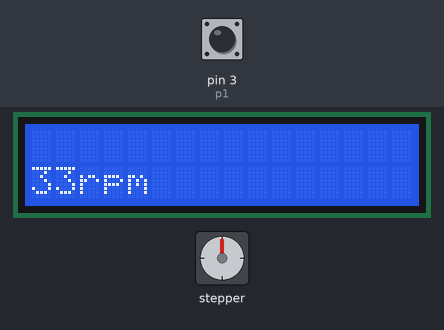
Recording of a sketch running on a simulated Arduino Uno, built with avr-gcc and run on an emulated ATmega328P. Parts: stepper motor, 16×2 character LCD. Wiring (inferred from the names in the program): stepper motor (2048 steps per turn assumed): coils pin 8, pin 9, pin 10, pin 11. The test bench sets the inputs (shaded band); at power-on: pin 3 (p1) LOW.

Above: at 1.2 s.
1.3 s: pin 3 (p1) driven HIGH
At 2.7 s:
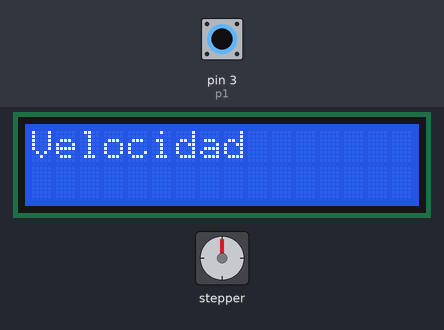
4.3 s: pin 3 (p1) pulsed LOW 2 times (0.12 s each, 0.3 s apart)
At 4.62 s:
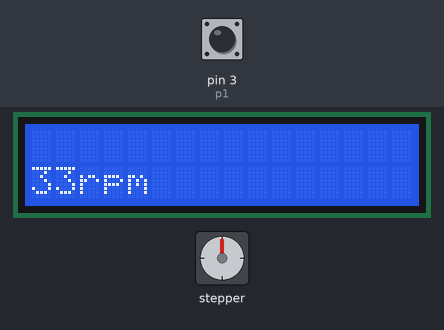
7.9 s: pin 3 (p1) pulsed LOW 5 times (0.12 s each, 0.3 s apart)
Timing chart, 0 to 10.9 s (numbered marks = the images above; inputs shaded):
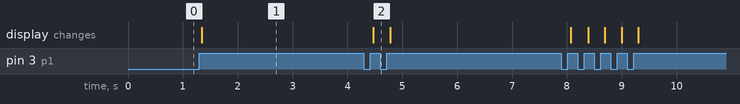

Measured:
- after the input at 1.3 s, the display: changes after 0.05 s (image 1)
- after the input at 4.3 s, the display: changes after 0.17 s (image 2)

The sketch:

LCD.ino
```cpp
#include <Wire.h>
#include <LiquidCrystal_I2C.h>
LiquidCrystal_I2C lcd(0x27, 2, 1, 0, 4, 5, 6, 7, 3, POSITIVE);
#include <Stepper.h>

int motorPin1 = 8;    // Azul   - 28BYJ48 pin 1 motor
int motorPin2 = 9;    // Rosa   - 28BYJ48 pin 2 motor
int motorPin3 = 10;    // Amarillo - 28BYJ48 pin 3 motor
int motorPin4 = 11;    // Naranja - 28BYJ48 pin 4 motor
                        // Rojo   - 28BYJ48 pin 5 (VCC) motor
int motorSpeed = 1200;  //variable para fijar la velocidad del motor (el retraso entre cada secuencia)
int count = 0;          // cuenta de los pasos dados
int lookup[8] = {B01000, B01100, B00100, B00110, B00010, B00011, B00001, B01001};

int estado = 0;
int salida = 0;
int estadoAnterior = 0;
int p1 = 3;
int p2 = 2;

int value = 0;

void setup()
{
pinMode(p1, INPUT);
pinMode(p2, INPUT);
lcd.begin(16,2);// Indicamos medidas de LCD
{
  //declare the motor pins as outputs
  pinMode(motorPin1, OUTPUT);
  pinMode(motorPin2, OUTPUT);
  pinMode(motorPin3, OUTPUT);
  pinMode(motorPin4, OUTPUT);
  Serial.begin(9600);
}
}

void loop()
{


  estado = digitalRead(p1);

lcd.clear();

if((estado == HIGH) && (estadoAnterior == LOW))
{
  salida = 1 - salida;
  delay(30);
}
estadoAnterior = estado;

if(salida == 1) {lcd.clear();//Elimina todos los simbolos del LCD
lcd.setCursor(0,0);//Posiciona la primera letra despues del segmento 5 en linea 1
lcd.print("Velocidad");
}
else {lcd.clear();
lcd.setCursor(0,1);//Posiciona la primera letra despues del segmento 6 en linea 2
lcd.print("33rpm");
}

}


void setOutput(int out) //función secuencia giro
{
 for(int i = 7; i >= 0; i--)
{
 setOutput(i);
 delayMicroseconds(motorSpeed);
}


{
  digitalWrite(motorPin1, bitRead(lookup[out], 0));
  digitalWrite(motorPin2, bitRead(lookup[out], 1));
  digitalWrite(motorPin3, bitRead(lookup[out], 2));
  digitalWrite(motorPin4, bitRead(lookup[out], 3));
}}
```
